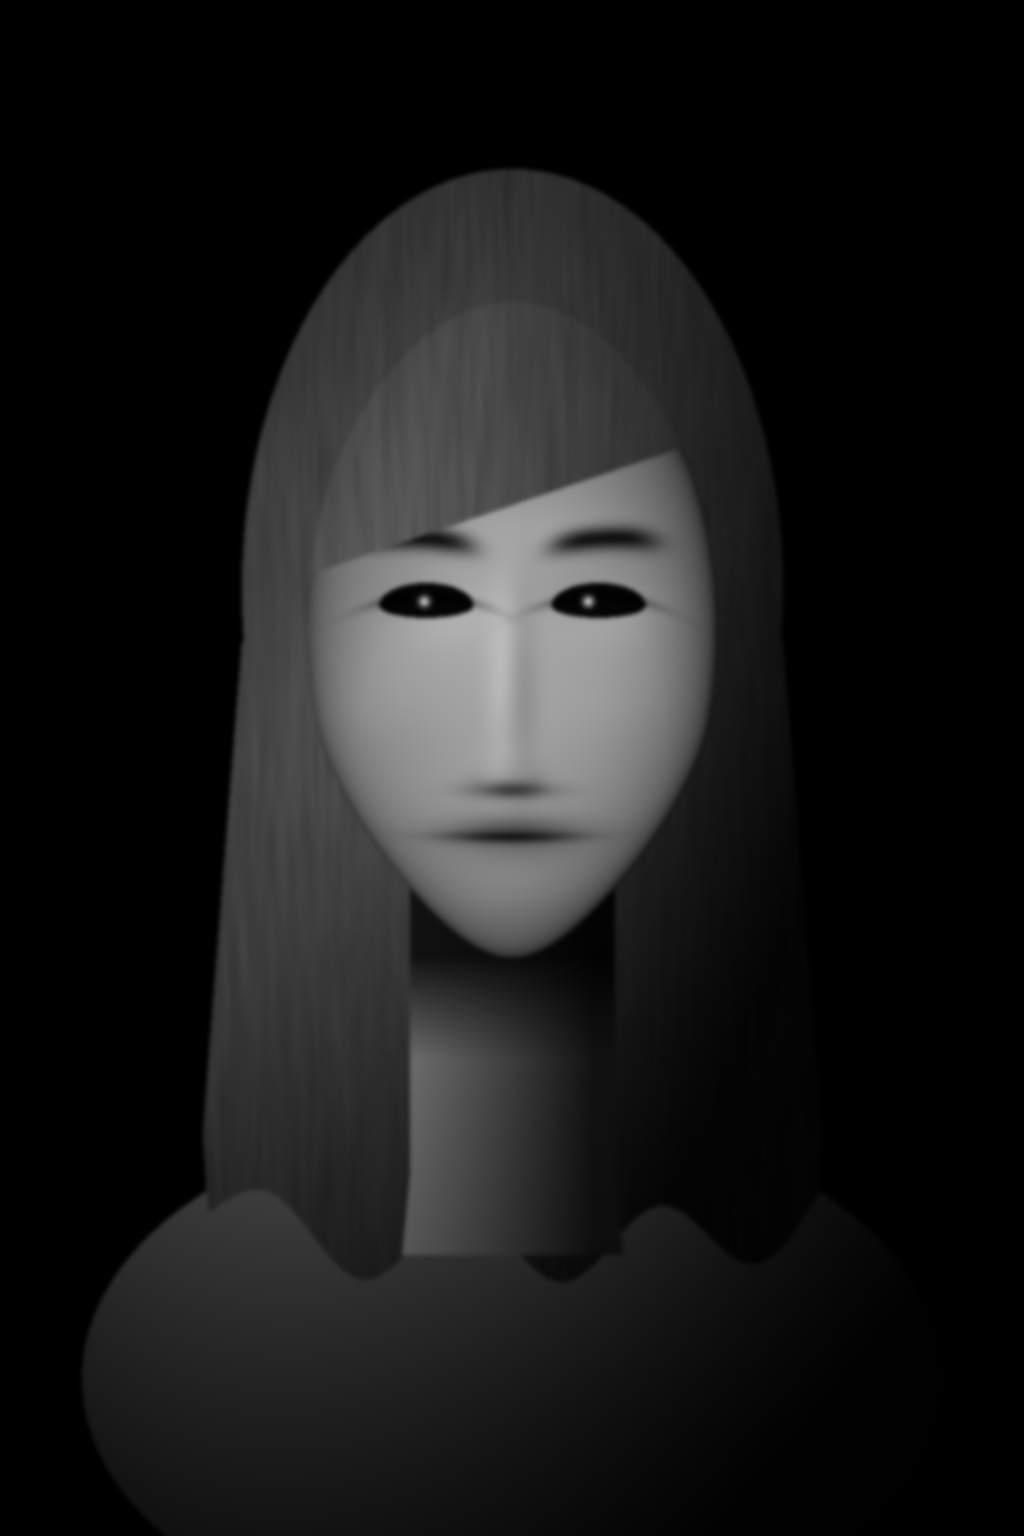

Python code for this plot:
"""Render face.png: the woman's portrait that surfaces in this face's rain.

Procedural and stylised, no one's likeness: a head sculpted as a height
field (an egg-shaped skull plus soft bumps and hollows for brow, eyes,
cheekbones, nose, lips, and chin), lit from the upper left like Rain's own
portrait, framed by long hair, on black. The rain reads it as luminance, so
only the broad light and shadow matter. Re-run after changing a number:

    python3 face.py
"""
import numpy as np
from PIL import Image, ImageFilter

W, H = 1024, 1536
y, x = np.mgrid[0:H, 0:W].astype(np.float32)
# face coordinates: origin between the eyes, unit = half the face width
u = (x - 512) / 205.0
v = (y - 640) / 205.0


def g(cx, cy, sx, sy, a):
    """A soft bump (a > 0) or hollow (a < 0)."""
    return a * np.exp(-(((u - cx) / sx) ** 2 + ((v - cy) / sy) ** 2))


# the head: an egg, wide at the cheekbones, narrowing to a small chin
half_w = np.where(v < 0.4, 1.0 - 0.06 * np.clip(-v - 0.8, 0, None),
                  1.0 - 0.36 * (np.clip(v - 0.4, 0, None) / 1.2) ** 1.6)
r2 = (u / half_w) ** 2 + ((v + 0.05) / 1.6) ** 2
inside = r2 < 1
z = np.sqrt(np.clip(1 - r2, 0, None)) * 1.1
z += g(-0.42, -0.50, 0.30, 0.10, 0.10) + g(0.42, -0.50, 0.30, 0.10, 0.10)   # brow
z += g(-0.42, -0.18, 0.28, 0.17, -0.30) + g(0.42, -0.18, 0.28, 0.17, -0.30)  # eye sockets
z += g(-0.62, 0.38, 0.30, 0.22, 0.14) + g(0.62, 0.38, 0.30, 0.22, 0.14)     # cheekbones
z += g(0, 0.2, 0.09, 0.42, 0.30) + g(0, 0.62, 0.13, 0.10, 0.10)            # nose, tip
z += g(-0.15, 0.70, 0.07, 0.05, -0.06) + g(0.15, 0.70, 0.07, 0.05, -0.06)   # nostrils
z += g(0, 0.90, 0.34, 0.06, 0.10) + g(0, 1.02, 0.30, 0.08, 0.12)            # lips
z += g(0, 0.96, 0.36, 0.022, -0.08)                                         # lip line
z += g(0, 1.30, 0.24, 0.12, 0.08)                                           # chin
z = np.where(inside, z, 0).astype(np.float32)

# Lambert light from the upper left and in front, plus a soft sheen
gy, gx = np.gradient(z * 205.0 / 1.0)
n = np.stack([-gx / 205.0 * 4, -gy / 205.0 * 4, np.ones_like(z)])
n /= np.linalg.norm(n, axis=0)
L = np.array([-0.62, -0.50, 0.60]); L /= np.linalg.norm(L)
lam = np.clip((n * L[:, None, None]).sum(0), 0, 1)
spec = np.clip((n * np.array([-0.3, -0.3, 0.9])[:, None, None]).sum(0), 0, 1) ** 24
skin = (0.03 + 1.5 * lam ** 1.8 + 0.3 * spec) * inside
# fall-off toward the face's edge, so it melts into the dark
skin *= np.clip(1 - r2, 0, 1) ** 0.25

# eyes: dark almonds with lashes and a catch-light; brows
def almond(cx, cy, w, h):
    return np.clip(1 - ((u - cx) / w) ** 2 - ((v - cy) / (h * (1 - 0.3 * np.sign(v - cy)))) ** 2, 0, 1)


for s in (-1, 1):
    eye = almond(0.42 * s, -0.17, 0.23, 0.085)
    skin = skin * (1 - 0.97 * (eye > 0))
    lash = np.exp(-(((u - 0.42 * s) / 0.25) ** 2) - ((v + 0.215 - 0.6 * (u - 0.42 * s) ** 2) / 0.022) ** 2)
    skin *= 1 - 0.85 * lash
    skin = np.maximum(skin, 0.9 * np.exp(-(((u - 0.40 * s + 0.03) / 0.025) ** 2 + ((v + 0.19) / 0.025) ** 2)))
    brow = np.exp(-(((u - 0.45 * s) / 0.26) ** 4) - ((v + 0.50 - 0.45 * (u - 0.50 * s) ** 2) / 0.055) ** 2)
    skin *= 1 - 0.9 * brow
# lips a touch darker than the skin, the lower one catching light
skin *= 1 - 0.45 * np.exp(-((u / 0.33) ** 2) - ((v - 0.94) / 0.09) ** 2)
skin *= 1 - 0.8 * np.exp(-((u / 0.3) ** 2) - ((v - 0.96) / 0.025) ** 2)   # the parting
skin *= 1 - 0.6 * np.exp(-((u / 0.2) ** 2) - ((v - 0.73) / 0.04) ** 2)    # under the nose

# neck and shoulders
neck = (np.abs(u) < 0.5 + 0.1 * np.clip(v - 2.6, 0, None)) & (v > 1.1) & (v < 3.0)
neck_l = np.clip(0.45 - 0.38 * (u + 0.42) / 0.84, 0.08, 1) * np.clip((v - 1.45) / 0.6, 0.15, 1)
sh = ((u / 2.1) ** 2 + ((v - 3.6) / 1.3) ** 2) < 1
sh_l = np.clip(0.22 - 0.1 * u - 0.08 * (v - 3.2), 0.02, 1)
body = np.where(sh, sh_l, 0) * np.clip((v - 2.2) / 0.5, 0, 1)
body = np.where(neck & ~inside, neck_l, body)

# hair: a mass around the head falling past the shoulders, with strands,
# and a side-swept fringe across the forehead
rng = np.random.default_rng(3)
strands = np.array(Image.fromarray((rng.random((H // 4, W // 2)) * 255).astype(np.uint8))
                   .resize((W, H)).filter(ImageFilter.GaussianBlur((1, 22))), np.float32) / 255
hair_w = 1.32 + 0.08 * np.clip(v, 0, None) - 0.05 * np.clip(v - 2.4, 0, None) * 3
hair = ((u / hair_w) ** 2 + ((v + 0.25) / 2.05) ** 2 < 1) | ((np.abs(u) < hair_w) & (v > 0) & (v < 2.95 + 0.18 * np.sin(u * 6.5) - 0.2 * (u / hair_w) ** 4))
# a side-swept fringe: the part high on the right, sweeping down to the left temple
fringe = (v < -0.66 - 0.34 * u) & inside
hair_l = np.clip(0.26 - 0.12 * u - 0.05 * v, 0.03, 0.36) * (0.45 + 0.9 * strands)
img = np.where(hair & ~inside, hair_l, 0)
img = np.where(neck & ~inside, neck_l, img)
img = np.where(inside & ~fringe, skin, img)
img = np.where(inside & fringe, hair_l * 1.15, img)
img = np.where(img == 0, body, img)

# soften, add a vignette, and save
out = Image.fromarray((np.clip(img, 0, 1) * 255).astype(np.uint8)).filter(ImageFilter.GaussianBlur(2.2))
vig = np.clip(1.25 - np.hypot((x - 512) / 620, (y - 760) / 900), 0, 1)
out = Image.fromarray((np.array(out, np.float32) * vig).astype(np.uint8))
out.save(__file__.rsplit("/", 1)[0] + "/face.png" if "/" in __file__ else "face.png")
